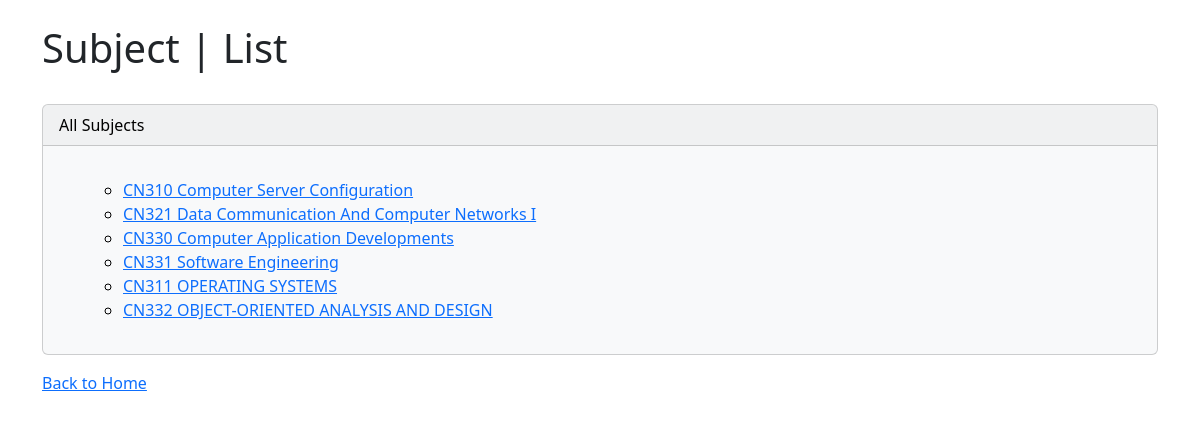
The page /booking/ on the database its author committed.
### booking/models.py (models this page shows)
class Subject(models.Model):
    code = models.CharField(max_length=5, unique=True)
    subject_name = models.CharField(max_length=64)
    semester = models.CharField(max_length=1)
    academic_year = models.CharField(max_length=4)
    quota = models.IntegerField(default=0)
    status = models.BooleanField(default=False)
    student = models.IntegerField(default=0)
    def __str__(self):
        return f'{ self.code }  { self.subject_name }'

### booking/views.py (the view)
# urls.py: path('', views.index, name='index'),
def index(request):
    return render(request, 'booking/index.html', {
        'booking' : Subject.objects.filter(status=True)
    })

### booking/templates/booking/index.html (shortened to what this page needs)
<!DOCTYPE html>
<html lang="en">
<body>
    <head>
        <link href="https://cdn.jsdelivr.net/npm/bootstrap@5.2.0/dist/css/bootstrap.min.css" rel="stylesheet">
        <link rel="stylesheet" href="https://cdn.jsdelivr.net/npm/bootstrap-icons@1.5.0/font/bootstrap-icons.css">
    </head>
    <div class="container">
        <br><h1>Subject | List</h1>
    <br>
    <div class="card text-bg-light mb-3" style="max-width: 100rem;">
        <div class="card-header">All Subjects</div>
        <div class="card-body">
            <p class="card-text"><ul>
                <ul>
                    {% for subject in booking %}
                    <li>
                        <a href="{% url 'subject' subject.id %}">
                            {{ subject }}
                        </a>
                    </li>
                    {% empty %}
                    <li>No Subjects.</li>
                    {% endfor %}
                </ul>
            </p>
        </div>
    </div>
    <a href="{% url 'index' %}">Back to Home</a>
    </div>
</body>
</html>

### rows shown on the page
Subject: code+subject_name "CN310 Computer Server Configuration"
Subject: code+subject_name "CN321 Data Communication And Computer Networks I"
Subject: code+subject_name "CN330 Computer Application Developments"
Subject: code+subject_name "CN331 Software Engineering"
Subject: code+subject_name "CN311 OPERATING SYSTEMS"
Subject: code+subject_name "CN332 OBJECT-ORIENTED ANALYSIS AND DESIGN"
